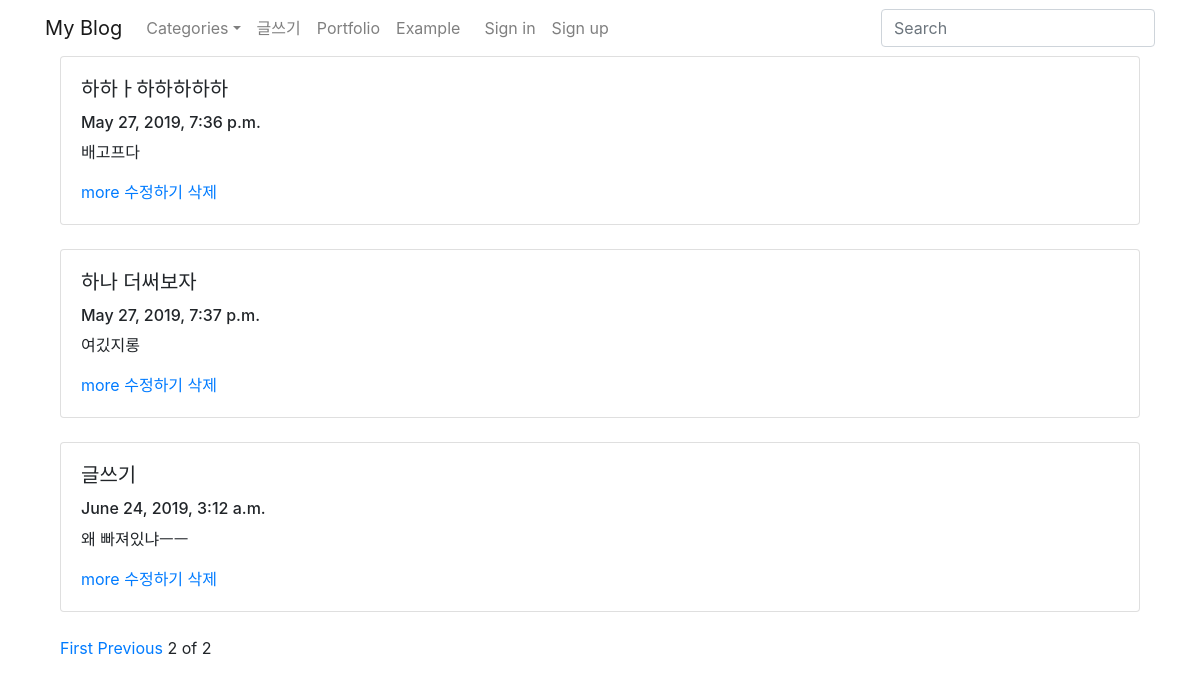
Screenshot of /?page=2 with the database file from the repository.
### blog/models.py (models this page shows, shortened)
class Blog(models.Model):
    title=models.CharField(max_length=200)      #짧은글
    pub_date=models.DateTimeField('date published')     #날짜
    body=models.TextField()     #긴글
    def summary(self):
        return self.body[:100]

### blog/views.py (the view)
# urls.py: path('', blog.views.home, name="home"),
def home(request):
    blogs=Blog.objects
    blog_list=Blog.objects.all()        #블로그 객체 전체
    paginator=Paginator(blog_list, 3)   #블로그 객체를 3개씩 구분
    page= request.GET.get('page')       #request 변수 => page 'page'의 value값에 해당하는 페이지 불러옴
    posts=paginator.get_page(page)      #posts=>paginator로 잘라놓은 묶음
    return render(request, 'home.html', {'blogs':blogs, 'posts':posts})

### blogproject/templates/home.html (shortened to what this page needs)
{%extends 'base.html'%}
{%block first%}
    {%for blog in posts%}
        <div class="container">
            <div class="card">
                <div class="card-body">
                <h5 class="card-title">{{blog.title}}</h5>
                <h6 class="card_dubtitle mb-2 text muted">{{blog.pub_date}}</h6>
                <p class="card-text">{{blog.summary}}</p>
                <a href="{%url 'detail' blog.id%}" class="card-link">more</a>
                <a href="{%url 'edit' blog.id%}" class="card=link">수정하기</a>
                <a href="{%url 'delete' blog.id%}" class="card=link">삭제</a>
                </div>
            </div><br>
        </div>
    {%endfor%}
<div class="container">
    {%if posts.has_previous%}
    <a href="?page=1">First</a>
    <a href="?page={{posts.previous_page_numer}}">Previous</a>
    {%endif%}
    <span>{{posts.number}}</span>
    <span>of</span>
    <span>{{posts.paginator.num_pages}}</span>
</div>
{%endblock%}

### rows the page displays
Blog: title "하하ㅏ하하하하하", pub_date "May 27, 2019, 7:36 p.m.", summary "배고프다"
Blog: title "하나 더써보자", pub_date "May 27, 2019, 7:37 p.m.", summary "여깄지롱"
Blog: title "글쓰기", pub_date "June 24, 2019, 3:12 a.m.", summary "왜 빠져있냐ㅡㅡ"

### other values shown
{{ posts.number }} "2"
{{ posts.paginator.num_pages }} "2"
